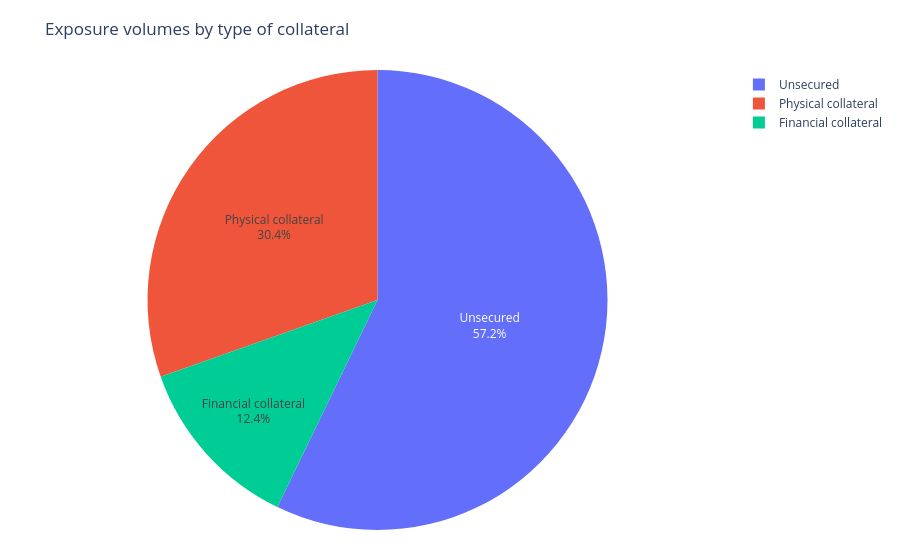
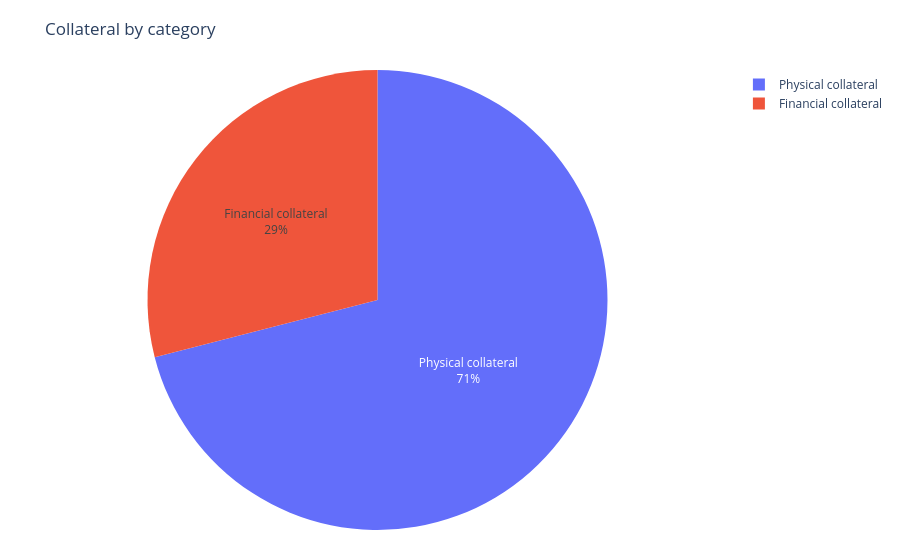
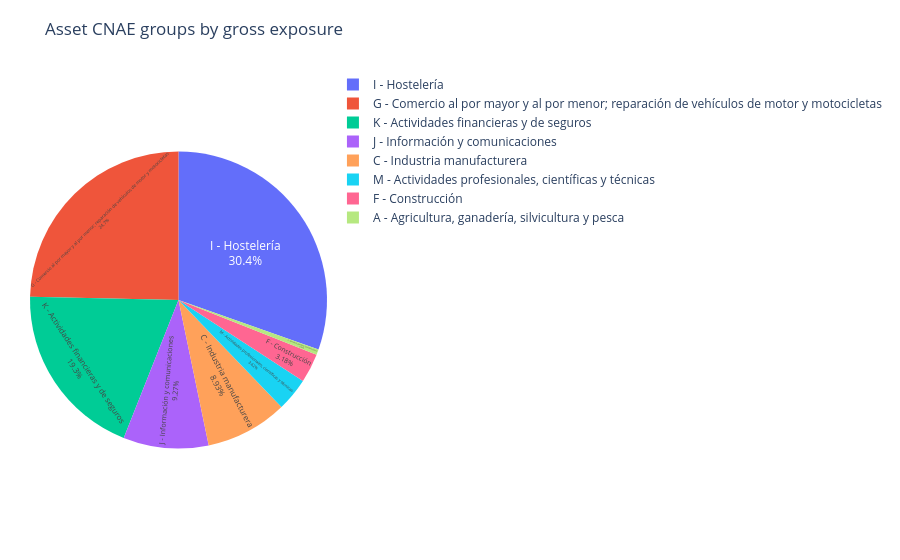

Notebook cell for these charts, in order:
### Markdown cell above
### Inspect Portfolio Inputs

Before running the remote calculation, the notebook renders summary charts for the selected portfolio assets. These plots help verify that the sample contains the expected exposure mix, asset attributes, and geographic information.

### Code cell
figures = show_all_portfolio_charts(portfolio_asset)

### Figure 1 — Plotly figure (JSON) as saved in the notebook; plotly's stock layout.template omitted (floating-point values rounded to 4 significant figures)
{"data": [{"domain": {"x": [0.0, 1.0], "y": [0.0, 1.0]}, "hole": 0.0, "hovertemplate": "%{label}<br>%{value:,.2f}<br>%{percent}<extra></extra>", "labels": ["Physical collateral", "Financial collateral", "Unsecured"], "legendgroup": "", "name": "", "showlegend": true, "textinfo": "percent+label", "textposition": "inside", "type": "pie", "values": [44500000.0, 18170000.0, 83640000.0]}], "layout": {"legend": {"title": {"text": ""}, "tracegroupgap": 0}, "margin": {"b": 30, "l": 30, "r": 30, "t": 70}, "title": {"text": "Exposure volumes by type of collateral"}}}

### Figure 2 — Plotly figure (JSON) as saved in the notebook; plotly's stock layout.template omitted (floating-point values rounded to 4 significant figures)
{"data": [{"domain": {"x": [0.0, 1.0], "y": [0.0, 1.0]}, "hole": 0.0, "hovertemplate": "%{label}<br>%{value:,.2f}<br>%{percent}<extra></extra>", "labels": ["Physical collateral", "Financial collateral"], "legendgroup": "", "name": "", "showlegend": true, "textinfo": "percent+label", "textposition": "inside", "type": "pie", "values": [44500000.0, 18170000.0]}], "layout": {"legend": {"title": {"text": ""}, "tracegroupgap": 0}, "margin": {"b": 30, "l": 30, "r": 30, "t": 70}, "title": {"text": "Collateral by category"}}}

### Figure 3 — Plotly figure (JSON) as saved in the notebook; plotly's stock layout.template omitted (floating-point values rounded to 4 significant figures)
{"data": [{"domain": {"x": [0.0, 1.0], "y": [0.0, 1.0]}, "hole": 0.0, "hovertemplate": "%{label}<br>%{value:,.2f}<br>%{percent}<extra></extra>", "labels": ["A - Agricultura, ganadería, silvicultura y pesca", "G - Comercio al por mayor y al por menor; reparación de vehículos de motor y motocicletas", "C - Industria manufacturera", "M - Actividades profesionales, científicas y técnicas", "I - Hostelería", "J - Información y comunicaciones", "K - Actividades financieras y de seguros", "F - Construcción"], "legendgroup": "", "name": "", "showlegend": true, "textinfo": "percent+label", "textposition": "inside", "type": "pie", "values": [859500.0, 36070000.0, 13070000.0, 5300000.0, 44500000.0, 13570000.0, 28290000.0, 4659000.0]}], "layout": {"legend": {"title": {"text": ""}, "tracegroupgap": 0}, "margin": {"b": 30, "l": 30, "r": 30, "t": 70}, "title": {"text": "Asset CNAE groups by gross exposure"}}}
